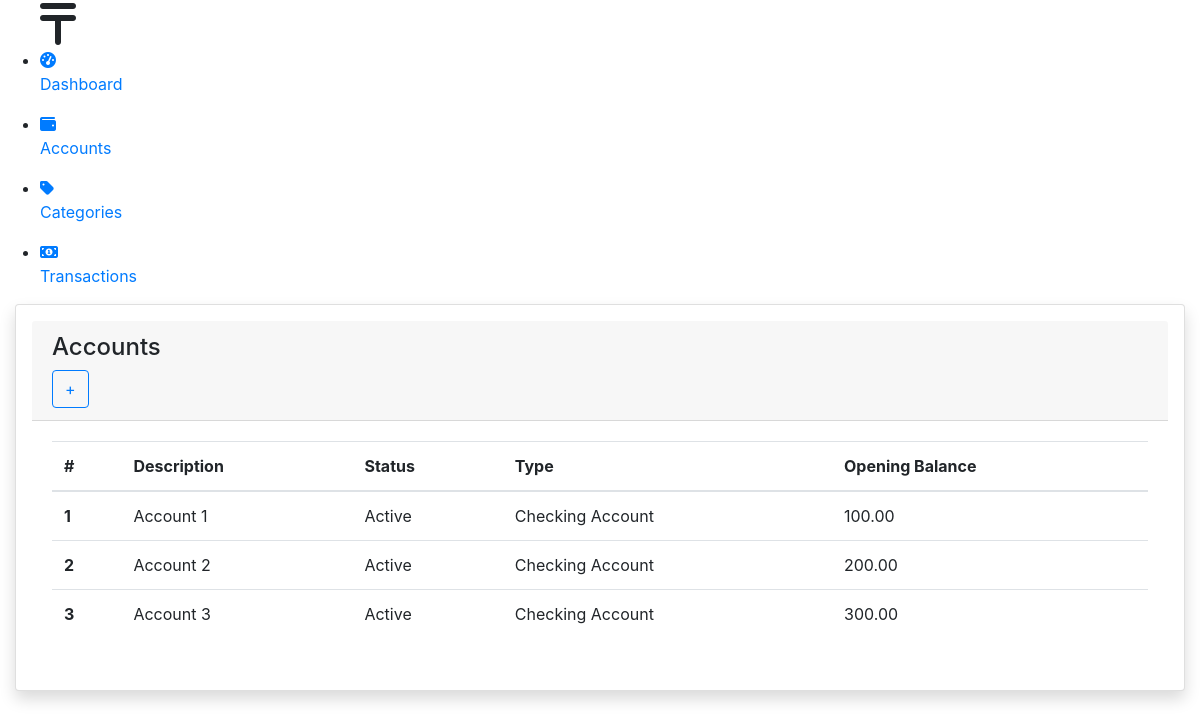
The page /accounts/ on the database as committed earlier.
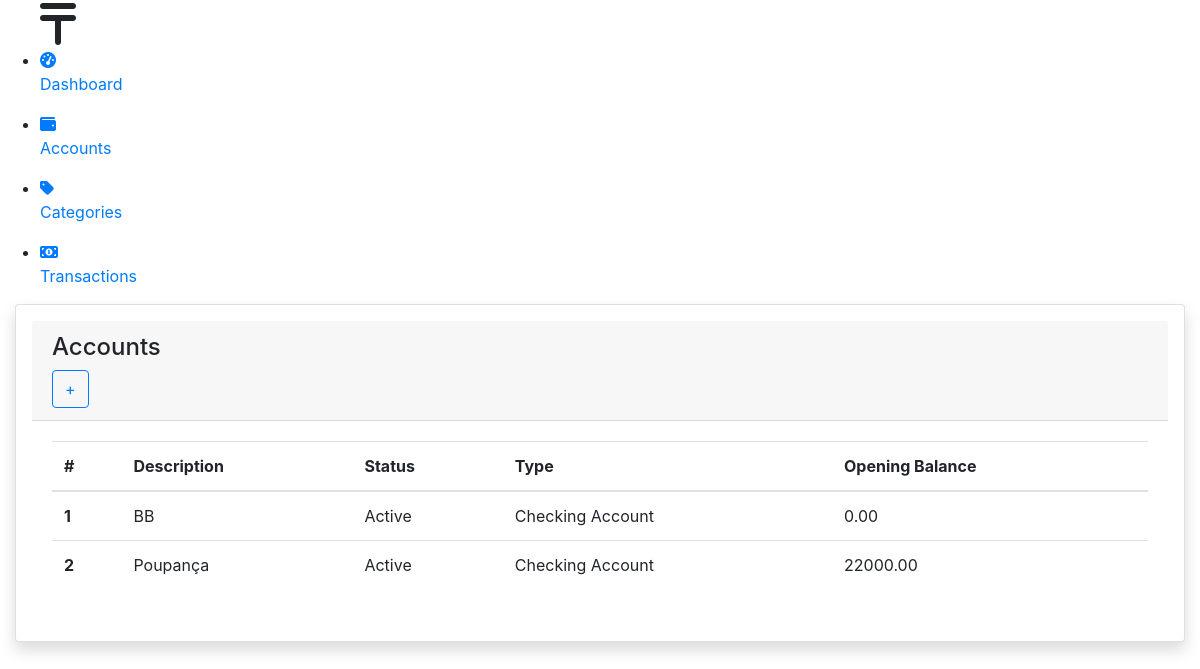
The same page on the database as committed later.
### core/models.py (models this page shows, shortened)
class Account(BaseModel):
    description = models.CharField(max_length=25, null=False, blank=False)
    status = models.IntegerField(
        choices=StatusTypes.choices(), default=StatusTypes.ACTIVE)
    type = models.IntegerField(
        choices=AccountTypes.choices(), default=AccountTypes.CA)
    opening_balance = models.DecimalField(max_digits=10, decimal_places=2)
    opening_type = models.IntegerField(
        choices=MovementTypes.choices(), default=MovementTypes.POSITIVE)
    opening_balance_date = models.DateField()
    def get_status_label(self):
        return StatusTypes(self.status).description
    def get_type_label(self):
        return AccountTypes(self.type).description

### core/views.py (the view)
# urls.py: path('accounts/', views.account_list, name='account_list'),
def account_list(request):
    accounts = Account.objects.all()
    return render(request, 'account/account_list.html', {'accounts': accounts})

### core/templates/account/account_list.html
{% extends 'base.html' %}
{% load static %}
{% block main %}
<div class="row">
  <div class="col-md-12">
    <div class="card shadow p-3 mb-5 bg-white rounded">
      <div class="card-header">
        <h4>Accounts</h4>
        <a class="btn btn-outline-primary" href="{% url 'account_new' %}">+</a>
      </div>
      <div class="card-body">
        {% if accounts %}
        <table class="table">
          <thead>
            <tr>
              <th scope="col">#</th>
              <th scope="col">Description</th>
              <th scope="col">Status</th>
              <th scope="col">Type</th>
              <th scope="col">Opening Balance</th>
            </tr>
          </thead>
          <tbody>
            {% for account in accounts %}
            <tr class="table-item-link" data-href="{% url 'account_form' account.id %}">
              <th scope="row">{{ account.id }}</th>
              <td>{{ account.description }}</td>
              <td>{{ account.get_status_label }}</td>
              <td>{{ account.get_type_label }}</td>
              <td>{{ account.opening_balance }}</td>
            </tr>
            {% endfor  %}
          </tbody>
        </table>
        {% else %}
        <div style="display: flex; justify-content: center;">
          <h6>No data found</h6>
        </div>
        {% endif %}
      </div>
    </div>
  </div>
</div>
{% endblock main %}

Rows that differ between the two databases and show on the page:
removed Account: id "3", description "Account 3", get_status_label "Active", get_type_label "Checking Account", opening_balance "300.00"
changed Account id 1: description "Account 1" → "BB"; opening_balance "100.00" → "0.00"
changed Account id 2: description "Account 2" → "Poupança"; opening_balance "200.00" → "22000.00"
